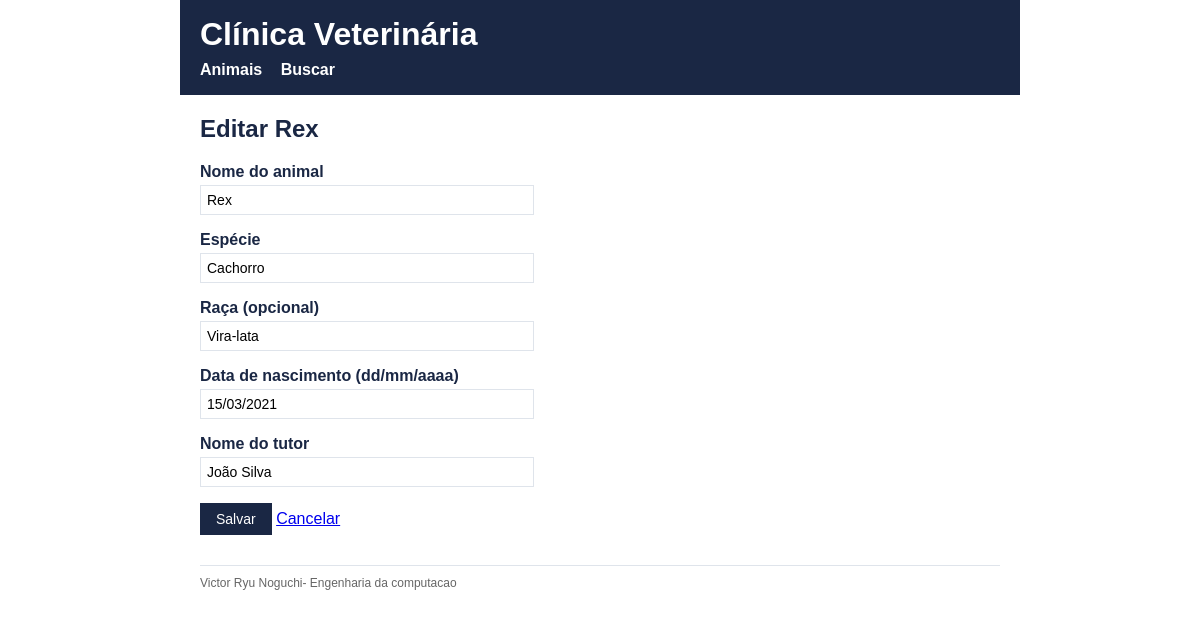
Screenshot of /animal/4/editar with the database file from the repository.
### tables this page shows
CREATE TABLE animais (
            id              INTEGER PRIMARY KEY AUTOINCREMENT,
            nome            TEXT    NOT NULL,
            especie         TEXT    NOT NULL,
            raca            TEXT,
            data_nascimento TEXT    NOT NULL,
            tutor_nome      TEXT    NOT NULL,
            UNIQUE (nome, tutor_nome)
        );

### veterinaria/app.py (the view, shortened to what this page needs)
@app.route("/animal/<int:id_animal>/editar", methods=["GET", "POST"])
def editar(id_animal):
    conn = conectar_banco()
    animal = buscar_animal(conn, id_animal)
    if animal is None:
        conn.close()
        return render_template("erro.html",
                               mensagem=f"Nao existe animal com id {id_animal}."), 404
    if request.method == "GET":
        conn.close()
        return render_template("form_animal.html", titulo=f"Editar {animal['nome']}",
                               dados=dict(animal), erros={},
                               acao=url_for("editar", id_animal=id_animal))

### veterinaria/banco.py (called while the page is built)
def buscar_animal(conn, id_animal):
    return conn.execute('SELECT * FROM animais WHERE id = ?',
                        (id_animal,)).fetchone()

### veterinaria/templates/form_animal.html (shortened to what this page needs)
{% extends "base.html" %}
{% block conteudo %}
  <h2>{{ titulo }}</h2>
  <form method="post" action="{{ acao }}">
    <p>
      <label for="nome">Nome do animal</label>
      <input type="text" id="nome" name="nome" value="{{ dados.get('nome', '') }}">
    </p>
    <p>
      <label for="especie">Espécie</label>
      <input type="text" id="especie" name="especie" value="{{ dados.get('especie', '') }}" placeholder="Ex: cachorro, gato, ave...">
    </p>
    <p>
      <label for="raca">Raça (opcional)</label>
      <input type="text" id="raca" name="raca" value="{{ dados.get('raca', '') }}">
    </p>
    <p>
      <label for="data_nascimento">Data de nascimento (dd/mm/aaaa)</label>
      <input type="text" id="data_nascimento" name="data_nascimento" value="{{ dados.get('data_nascimento', '') }}" placeholder="09/09/2022">
    </p>
    <p>
      <label for="tutor_nome">Nome do tutor</label>
      <input type="text" id="tutor_nome" name="tutor_nome" value="{{ dados.get('tutor_nome', '') }}">
    </p>
    <p>
      <button type="submit">Salvar</button>
      <a href="{{ url_for('listar') }}">Cancelar</a>
    </p>
  </form>
{% endblock %}

### veterinaria/static/estilo.css (style rules this page uses)
body { font-family: Arial, Helvetica, sans-serif; max-width: 800px; margin: 0 auto; padding: 20px; color: #2d2d2d; }
h2, h3 { color: #1a2744; }
label { display: block; font-weight: bold; color: #1a2744; margin-bottom: 4px; }
input[type="text"] { width: 320px; padding: 6px; border: 1px solid #dfe4eb; font-size: 14px; }
button { background-color: #1a2744; color: #ffffff; border: none; padding: 8px 16px; font-size: 14px; cursor: pointer; }

### rows the page displays
animais: nome "Rex", especie "Cachorro", raca "Vira-lata", data_nascimento "15/03/2021", tutor_nome "João Silva"

### other values shown
{{ titulo }} "Editar Rex"
